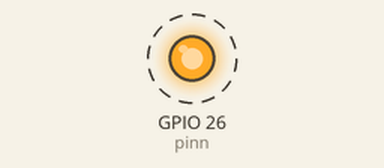
Recording of a sketch running on a simulated ESP32. Parts: output pins drawn as LEDs (lit = HIGH). Dashed ring = blinking.

Above: at 0.5 s.
Timing chart, 0 to 4.6 s (numbered marks = the images above):
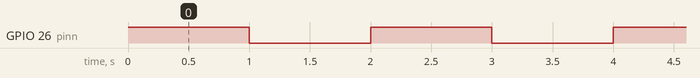

Measured:
- by itself, GPIO 26 (pinn): alternates HIGH for 1.0 s and LOW for 1.0 s

The sketch:

motor.ino
```cpp
int pinn = 26;

void setup() {
  // put your setup code here, to run once:
  pinMode(pinn, OUTPUT);
  Serial.begin(9600);
}

void loop() {

  digitalWrite(pinn, HIGH);
  delay(1000);
  digitalWrite(pinn, LOW);
  delay(1000);
  // put your main code here, to run repeatedly:
  /*
  if (Serial.available() > 0) {
    // Read the incoming byte
    int myInput = Serial.read();

    if (myInput == 1) {
      // If '1' is received, set pin 23 HIGH
      digitalWrite(pinn, HIGH);
      delay(200);
      Serial.println("Pin 23 set to HIGH");
    }
    else {
      digitalWrite(pinn, LOW);
      delay(500);

    }
  }
  */
}
```
